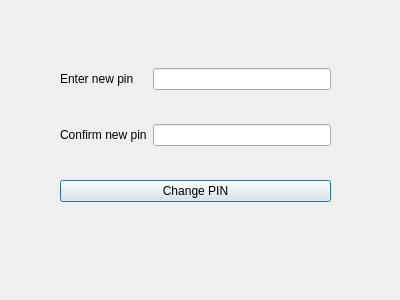
<?xml version="1.0" encoding="UTF-8"?>
<ui version="4.0">
 <class>Dialog_pin_change</class>
 <widget class="QDialog" name="Dialog_pin_change">
  <property name="geometry">
   <rect>
    <x>0</x>
    <y>0</y>
    <width>400</width>
    <height>300</height>
   </rect>
  </property>
  <property name="windowTitle">
   <string>Dialog</string>
  </property>
  <widget class="QWidget" name="">
   <property name="geometry">
    <rect>
     <x>60</x>
     <y>40</y>
     <width>271</width>
     <height>191</height>
    </rect>
   </property>
   <layout class="QVBoxLayout" name="verticalLayout">
    <item>
     <layout class="QHBoxLayout" name="horizontalLayout">
      <item>
       <widget class="QLabel" name="label">
        <property name="text">
         <string>Enter new pin    </string>
        </property>
       </widget>
      </item>
      <item>
       <widget class="QLineEdit" name="lineEdit_new_pin">
        <property name="echoMode">
         <enum>QLineEdit::Password</enum>
        </property>
       </widget>
      </item>
     </layout>
    </item>
    <item>
     <layout class="QHBoxLayout" name="horizontalLayout_2">
      <item>
       <widget class="QLabel" name="label_2">
        <property name="text">
         <string>Confirm new pin</string>
        </property>
       </widget>
      </item>
      <item>
       <widget class="QLineEdit" name="lineEdit_confirm_new_pin">
        <property name="echoMode">
         <enum>QLineEdit::Password</enum>
        </property>
       </widget>
      </item>
     </layout>
    </item>
    <item>
     <widget class="QPushButton" name="pushButton_change_pin">
      <property name="text">
       <string>Change PIN</string>
      </property>
     </widget>
    </item>
   </layout>
  </widget>
 </widget>
 <resources/>
 <connections/>
</ui>
